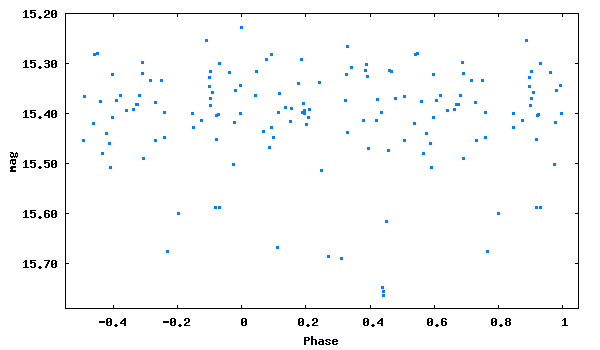

Source code (gnuplot):
set term png size 600,350 medium
set colors classic
set output 'phase_lc_9.png'
set xlabel 'Phase'
set ylabel 'mag'
#set title 'JDmax = 2447057.42700 + 0.1915840 x E'
set format y '%5.2f'
plot [-0.55:1.05][15.79:15.20] "phase_lc_9.dat" linecolor 3 pointtype 5 pointsize 0.3 title ""
